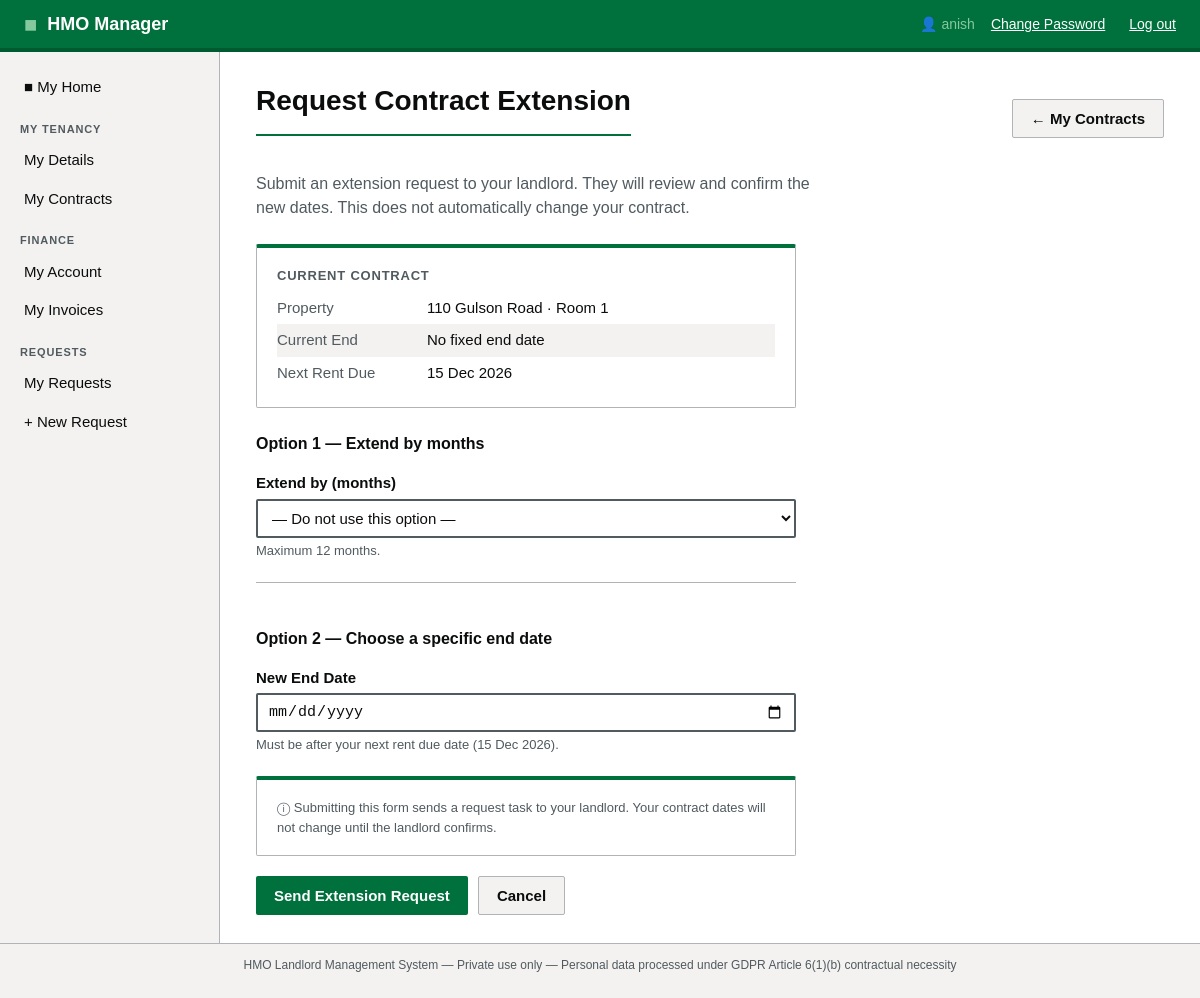
The app's page /portal/contracts/6/extend (signed in) with its own data.
### app/models.py (models this page shows, shortened)
class User(UserMixin, db.Model):
    __tablename__ = 'users'
    id = db.Column(db.Integer, primary_key=True)
    username = db.Column(db.String(64), unique=True, nullable=False)
    email = db.Column(db.String(120), unique=True, nullable=False)
    password_hash = db.Column(db.String(256), nullable=False)
    role = db.Column(db.String(20), default='landlord')  # admin / landlord / tenant
    is_active = db.Column(db.Boolean, default=True)
    created_at = db.Column(db.DateTime, default=datetime.utcnow)
    properties = db.relationship('Property', backref='owner', lazy='dynamic')
    tenants = db.relationship('Tenant', backref='landlord', lazy='dynamic',
                               foreign_keys='Tenant.user_id')

class Property(db.Model):
    __tablename__ = 'properties'
    id = db.Column(db.Integer, primary_key=True)
    user_id = db.Column(db.Integer, db.ForeignKey('users.id'), nullable=False)
    address_line1 = db.Column(db.String(200), nullable=False)
    address_line2 = db.Column(db.String(200))
    city = db.Column(db.String(100))
    postcode = db.Column(db.String(20))
    property_ref = db.Column(db.String(50))
    created_at = db.Column(db.DateTime, default=datetime.utcnow)
    rooms = db.relationship('Room', backref='property', lazy='dynamic',
                             cascade='all, delete-orphan')
    bills = db.relationship('Bill', backref='property', lazy='dynamic')
    compliance_docs = db.relationship('ComplianceDocument', backref='property', lazy='dynamic')
    tasks = db.relationship('Task', backref='property', lazy='dynamic')

class Room(db.Model):
    __tablename__ = 'rooms'
    id = db.Column(db.Integer, primary_key=True)
    property_id = db.Column(db.Integer, db.ForeignKey('properties.id'), nullable=False)
    room_name = db.Column(db.String(50), nullable=False)
    is_occupied = db.Column(db.Boolean, default=False)
    contracts = db.relationship('TenantContract', backref='room', lazy='dynamic')
    tasks = db.relationship('Task', backref='room', lazy='dynamic')

class TenantContract(db.Model):
    __tablename__ = 'tenant_contracts'
    id = db.Column(db.Integer, primary_key=True)
    tenant_id = db.Column(db.Integer, db.ForeignKey('tenants.id'), nullable=False)
    property_id = db.Column(db.Integer, db.ForeignKey('properties.id'), nullable=False)
    room_id = db.Column(db.Integer, db.ForeignKey('rooms.id'), nullable=False)
    user_id = db.Column(db.Integer, db.ForeignKey('users.id'), nullable=False)
    start_date = db.Column(db.Date, nullable=False)
    renewal_date = db.Column(db.Date)
    end_date = db.Column(db.Date)
    monthly_rent = db.Column(db.Numeric(10, 2), nullable=False)
    frequency = db.Column(db.String(20), default='monthly')
    next_rent_due = db.Column(db.Date)
    advanced_rent_agreed = db.Column(db.Numeric(10, 2), default=0.00)
    remaining_advance_rent = db.Column(db.Numeric(10, 2), default=0.00)
    is_active = db.Column(db.Boolean, default=True)
    contract_file_path = db.Column(db.String(300))   # uploaded scan / PDF
    notes = db.Column(db.Text)
    created_at = db.Column(db.DateTime, default=datetime.utcnow)
    closure_type     = db.Column(db.String(20))   # 'notice' | 'surrender' | None
    notice_end_date  = db.Column(db.Date)
    surrender_date   = db.Column(db.Date)
    closure_notes    = db.Column(db.Text)
    property = db.relationship('Property', backref='contracts')
    invoices = db.relationship('Invoice', backref='contract', lazy='dynamic')
    bill_shares = db.relationship('BillTenantShare', backref='contract', lazy='dynamic')

### app/portal/routes.py (the view, shortened to what this page needs)
@portal_bp.route('/contracts/<int:contract_id>/extend', methods=['GET', 'POST'])
@login_required
@tenant_required
def extend_contract(contract_id):
    tenant   = _get_tenant()
    contract = TenantContract.query.filter_by(
        id=contract_id, tenant_id=tenant.id, is_active=True
    ).first_or_404()
    today = date.today()
    min_end = (contract.next_rent_due + timedelta(days=1)) \
              if contract.next_rent_due else (today + timedelta(days=1))
    return render_template('portal/extend_contract.html',
                           tenant=tenant,
                           contract=contract,
                           today=today,
                           min_end=min_end)

### app/models.py (called while the page is built)
@login_manager.user_loader
def load_user(user_id):
    return User.query.get(int(user_id))

### app/portal/routes.py (called while the page is built)
def tenant_required(f):
    @wraps(f)
    def decorated(*args, **kwargs):
        if not current_user.is_authenticated or current_user.role != 'tenant':
            flash('This area is for tenant accounts only.', 'error')
            return redirect(url_for('dashboard.index'))
        return f(*args, **kwargs)
    return decorated

def _get_tenant():
    tenant = Tenant.query.filter_by(portal_user_id=current_user.id).first()
    if not tenant:
        abort(404)
    return tenant

### app/templates/portal/extend_contract.html (shortened to what this page needs)
{% extends "base.html" %}
{% block content %}
<div class="flex-between mb-2">
  <h1>Request Contract Extension</h1>
  <a href="{{ url_for('portal.contracts') }}" class="btn btn-secondary">&larr; My Contracts</a>
</div>
<p class="text-muted" style="max-width:580px; margin-bottom:24px;">
  Submit an extension request to your landlord. They will review and confirm
  the new dates. This does not automatically change your contract.
</p>
<div style="max-width:540px;">
<div class="card" style="margin-bottom:20px; font-size:14px;">
  <div class="card-title">Current Contract</div>
  <table style="margin:0;">
    <tr>
      <td style="color:var(--text-secondary); width:150px; padding:5px 0; border:none;">Property</td>
      <td style="padding:5px 0; border:none;">{{ contract.property.address_line1 }} &middot; {{ contract.room.room_name }}</td>
    </tr>
    <tr>
      <td style="color:var(--text-secondary); padding:5px 0; border:none;">Current End</td>
      <td style="padding:5px 0; border:none;">
        {{ contract.end_date.strftime('%d %b %Y') if contract.end_date else 'No fixed end date' }}
      </td>
    </tr>
    <tr>
      <td style="color:var(--text-secondary); padding:5px 0; border:none;">Next Rent Due</td>
      <td style="padding:5px 0; border:none;">
        {{ contract.next_rent_due.strftime('%d %b %Y') if contract.next_rent_due else '—' }}
      </td>
    </tr>
  </table>
</div>
<form method="POST">
  <h2 style="font-size:16px; margin-bottom:16px;">Option 1 — Extend by months</h2>
  <div class="form-group">
    <label for="extend_months">Extend by (months)</label>
    <select id="extend_months" name="extend_months">
      <option value="">— Do not use this option —</option>
    </select>
    <span class="form-hint">Maximum 12 months.</span>
  </div>
  <div style="border-top:1px solid var(--border); margin:20px 0; padding-top:20px;">
    <h2 style="font-size:16px; margin-bottom:16px;">Option 2 — Choose a specific end date</h2>
    <div class="form-group">
      <label for="end_date">New End Date</label>
      <input type="date" id="end_date" name="end_date"
             min="{{ min_end.isoformat() }}">
      <span class="form-hint">
        Must be after your next rent due date
        ({{ contract.next_rent_due.strftime('%d %b %Y') if contract.next_rent_due else 'check with landlord' }}).
      </span>
    </div>
  </div>
  <div class="card" style="margin-bottom:20px; font-size:13px; color:var(--text-secondary);">
    &#9432; Submitting this form sends a request task to your landlord.
    Your contract dates will not change until the landlord confirms.
  </div>
  <div style="display:flex; gap:10px;">
    <button type="submit" class="btn btn-primary">Send Extension Request</button>
    <a href="{{ url_for('portal.contracts') }}" class="btn btn-secondary">Cancel</a>
  </div>
</form>
</div>
{% endblock %}

### app/templates/base.html (shortened to what this page needs)
<!DOCTYPE html>
<html lang="en">
<head>
    <link rel="stylesheet" href="{{ url_for('static', filename='css/main.css') }}">
</head>
<body>
<header class="site-header">
    <div class="header-inner">
        <div class="logo">
            <span class="logo-mark">&#9632;</span>
            <span class="logo-text">HMO Manager</span>
        </div>
        {% if current_user.is_authenticated %}
        <nav class="header-nav">
            {% if current_user.role == 'tenant' %}
            <span class="user-info">&#128100; {{ current_user.username }}</span>
            {% else %}
            <span class="user-info">{{ current_user.username }} ({{ current_user.role }})</span>
            {% endif %}
            <a href="{{ url_for('auth.change_password') }}" class="btn-link" style="margin-right:8px;">Change Password</a>
            <a href="{{ url_for('auth.logout') }}" class="btn-link">Log out</a>
        </nav>
        {% endif %}
    </div>
</header>
<div class="layout">
    {% if current_user.is_authenticated %}
    <aside class="sidebar">
        <nav class="sidebar-nav">
            <ul>
            {% if current_user.role == 'tenant' %}
                <li><a href="{{ url_for('portal.index') }}" class="nav-link">&#9632; My Home</a></li>
                <li class="nav-section">My Tenancy</li>
                <li><a href="{{ url_for('portal.profile') }}" class="nav-link">My Details</a></li>
                <li><a href="{{ url_for('portal.contracts') }}" class="nav-link">My Contracts</a></li>
                <li class="nav-section">Finance</li>
                <li><a href="{{ url_for('portal.rent_roll') }}" class="nav-link">My Account</a></li>
                <li><a href="{{ url_for('portal.invoices') }}" class="nav-link">My Invoices</a></li>
                <li class="nav-section">Requests</li>
                <li><a href="{{ url_for('portal.tasks') }}" class="nav-link">My Requests</a></li>
                <li><a href="{{ url_for('portal.add_task') }}" class="nav-link">+ New Request</a></li>
            {% endif %}
            </ul>
        </nav>
    </aside>
    {% endif %}
    <main class="main-content">
        {% block content %}{% endblock %}
    </main>
</div>
<footer class="site-footer">
    <p>HMO Landlord Management System &mdash; Private use only &mdash;
    Personal data processed under GDPR Article 6(1)(b) contractual necessity</p>
</footer>
</body>
</html>

### app/static/css/main.css (style rules this page uses)
:root { --green-primary: #00703c; --green-dark: #005a30; --green-light: #e8f5ee; --green-accent: #85c99e; --white: #ffffff; --grey-light: #f3f2f1; --grey-mid: #b1b4b6; --grey-dark: #505a5f; --text-primary: #0b0c0c; --text-secondary: #505a5f; --error: #d4351c; --warning: #fd0; --border: #b1b4b6; --sidebar-width: 220px; --header-height: 52px; }
* { box-sizing: border-box; margin: 0; padding: 0; }
body { font-family: "GDS Transport", Arial, sans-serif; font-size: 16px; line-height: 1.5; color: var(--text-primary); background: var(--white); }
.site-header { background: var(--green-primary); color: var(--white); height: var(--header-height); position: sticky; top: 0; z-index: 100; border-bottom: 4px solid var(--green-dark); }
.header-inner { display: flex; align-items: center; justify-content: space-between; padding: 0 24px; height: 100%; }
.logo { display: flex; align-items: center; gap: 10px; font-size: 18px; font-weight: 700; color: var(--white); text-decoration: none; }
.logo-mark { color: var(--green-accent); font-size: 22px; }
.header-nav { display: flex; align-items: center; gap: 16px; font-size: 14px; }
.user-info { color: var(--green-accent); }
.btn-link { color: var(--white); text-decoration: underline; cursor: pointer; }
.layout { display: flex; min-height: calc(100vh - var(--header-height) - 48px); }
.sidebar { width: var(--sidebar-width); background: var(--grey-light); border-right: 1px solid var(--border); padding: 16px 0; flex-shrink: 0; }
.sidebar-nav ul { list-style: none; }
.sidebar-nav .nav-link { display: block; padding: 8px 20px; color: var(--text-primary); text-decoration: none; font-size: 15px; border-left: 4px solid transparent; transition: background 0.15s, border-color 0.15s; }
.nav-section { padding: 14px 20px 4px; font-size: 11px; font-weight: 700; text-transform: uppercase; letter-spacing: 0.08em; color: var(--grey-dark); }
.main-content { flex: 1; padding: 28px 36px; overflow-x: auto; }
h1 { font-size: 28px; font-weight: 700; color: var(--text-primary); margin-bottom: 20px; padding-bottom: 12px; border-bottom: 2px solid var(--green-primary); }
h2 { font-size: 20px; font-weight: 700; margin: 24px 0 12px; color: var(--text-primary); }
p { margin-bottom: 12px; color: var(--text-secondary); }
.btn { display: inline-block; padding: 8px 18px; font-size: 15px; font-weight: 600; border: none; border-radius: 2px; cursor: pointer; text-decoration: none; line-height: 1.4; }
.btn-primary { background: var(--green-primary); color: var(--white); }
.btn-secondary { background: var(--grey-light); color: var(--text-primary); border: 1px solid var(--border); }
table { width: 100%; border-collapse: collapse; font-size: 15px; margin-bottom: 24px; }
tbody tr:nth-child(even) { background: var(--grey-light); }
td, th { padding: 9px 14px; border-bottom: 1px solid var(--border); vertical-align: middle; }
.form-group { margin-bottom: 18px; }
label { display: block; font-weight: 600; margin-bottom: 4px; font-size: 15px; }
input[type="text"], input[type="email"], input[type="password"], input[type="number"], input[type="date"], select, textarea { width: 100%; padding: 8px 10px; border: 2px solid var(--grey-dark); border-radius: 2px; font-size: 15px; color: var(--text-primary); background: var(--white); }
.form-hint { font-size: 13px; color: var(--grey-dark); margin-top: 2px; }
.card { background: var(--white); border: 1px solid var(--border); border-top: 4px solid var(--green-primary); border-radius: 2px; padding: 18px 20px; }
.card-title { font-size: 13px; font-weight: 700; text-transform: uppercase; letter-spacing: 0.06em; color: var(--grey-dark); margin-bottom: 6px; }
.site-footer { background: var(--grey-light); border-top: 1px solid var(--border); padding: 12px 24px; font-size: 12px; color: var(--grey-dark); text-align: center; }
.text-muted { color: var(--text-secondary); }
.mb-2 { margin-bottom: 16px; }
.flex-between { display: flex; justify-content: space-between; align-items: center; }

### records on screen
User: username "anish"
Property: property.address_line1 "110 Gulson Road"
Room: room.room_name "Room 1"
TenantContract: end_date "No fixed end date", next_rent_due "15 Dec 2026"
